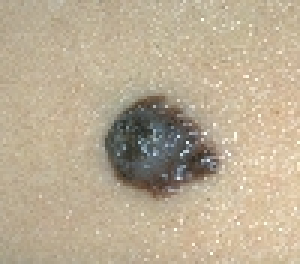
%> input picture Documents/MATLAB/Projet3/img0002.jpg, 100 x 88 px (shown 3 times larger)
$ octave --eval "result = Gillette(rgb2gray(imread('img0002.jpg')));"   (GNU Octave 9; MATLAB toolbox functions it lacks are replaced by stand-ins)
%> lines starting %> are read from the running program, lines starting %| are printed output that depends on the picture; in (x1, y1, x2, y2) boxes, pixels count from 0 and x2, y2 are one past the last pixel; in counts of white or black regions, pixels touching at a corner belong together; the program's own positions count from 1
function [ shavedImage ] = Gillette( I )
%UNTITLED Summary of this function goes here
%   Detailed explanation goes here
    se = strel('disk',5);
    hairs = imbothat(I,se);
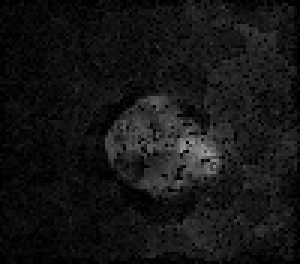
%> hairs: size 88x100 uint8 (shown 3 times larger); min 0, max 159, mean 21.2
    BW = hairs > 15;
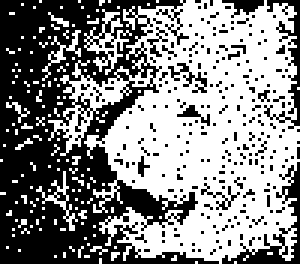
%> BW: size 88x100 logical (shown 3 times larger); 53.2% white; 236 black regions (228 under 20 px), largest, box (x1, y1, x2, y2) and area: (0, 0, 73, 88) 3221, (74, 54, 100, 88) 202, (88, 0, 100, 43) 145
    BW2 = imdilate(BW,strel('disk',2));
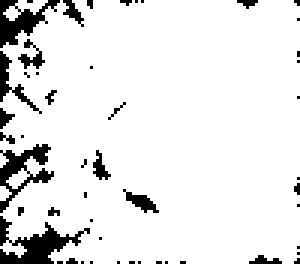
%> BW2: size 88x100 logical (shown 3 times larger); 90.6% white; 50 black regions (42 under 20 px), largest, box (x1, y1, x2, y2) and area: (0, 72, 30, 88) 193, (0, 48, 18, 71) 149, (0, 0, 20, 16) 136

    replacedImage = roifill(I,BW2);
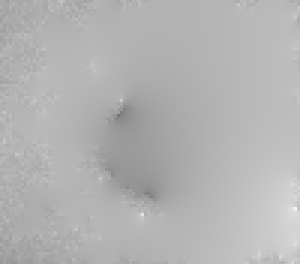
%> replacedImage: size 88x100 uint8 (shown 3 times larger); min 118, max 246, mean 178.8

    ll = edge (replacedImage,'canny');
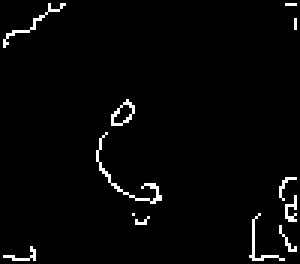
%> ll: size 88x100 logical (shown 3 times larger); 2.4% white in thin lines or dots
    %figure(3)
    %imshow(ll)

    [x,y] = size(I);
%> x = 88; y = 100
    n = floor(5*sqrt((x/768)*(y/512)));
%> n = 0
%> (the run ends here)

$ run again, on Documents/MATLAB/Projet3/img0013.jpg
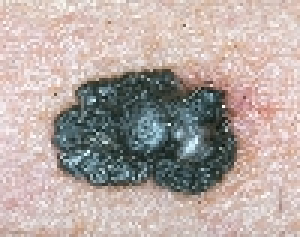
%> input picture Documents/MATLAB/Projet3/img0013.jpg, 100 x 79 px (shown 3 times larger)
%> in Gillette, `BW = hairs > 15;`:
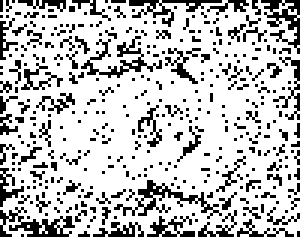
%> BW: size 79x100 logical (shown 3 times larger); 75.4% white; black in thin lines or dots
%> BW2: size 79x100 logical; 99.9% white; black in thin lines or dots
%> in Gillette, `ll = edge (replacedImage,'canny');`:
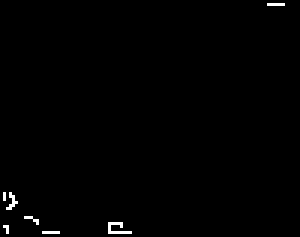
%> ll: size 79x100 logical (shown 3 times larger); 0.65% white in thin lines or dots
